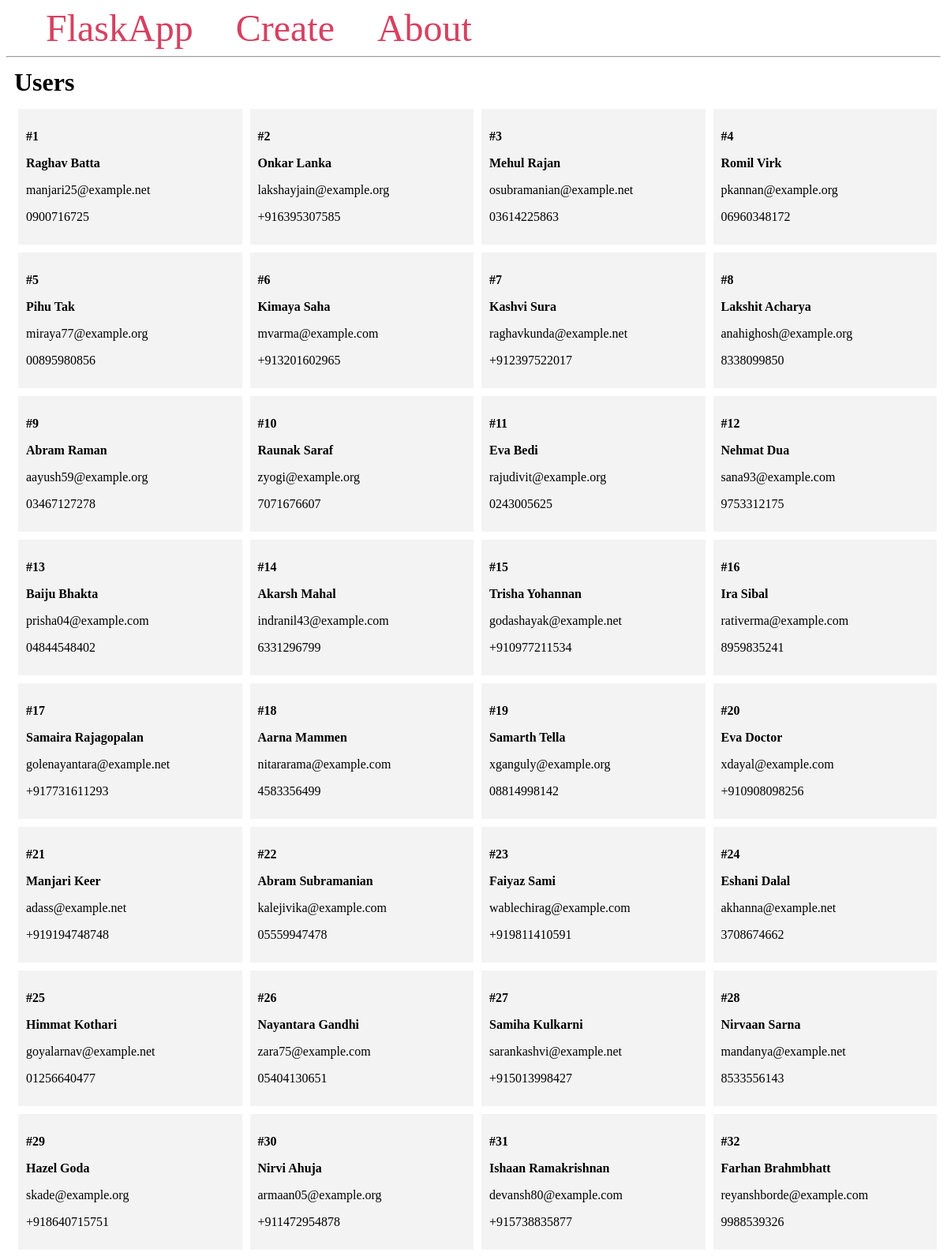
The page / (upper part) on the database its author committed.
### models.py (models this page shows, shortened)
class User(db.Model):
    __tablename__ = "user"
    user_id = db.Column(db.Integer, primary_key = True, autoincrement = True)
    fname= db.Column(db.String(100), nullable = False)
    lname = db.Column(db.String(100), nullable = False)
    email = db.Column(db.String(100), nullable = False)
    phone_num = db.Column(db.String(13), nullable = False)
    tickets = db.relationship('Ticket', backref= 'raised_by_user', foreign_keys='Ticket.raised_by')

### views.py (the view)
@app.route('/')
def index():
    users = User.query.all()
    return render_template('index.html', users=users)

### templates/index.html
{% extends 'base.html' %}
{% block content %}
    <h1 class="title">{% block title %} Users {% endblock %}</h1>
    <div class="content">
        {% for user in users %}
            <div class="user">
                <p><b>#{{ user.user_id }}</b></p>
                <b>
                    <p class="name">{{ user.fname }} {{ user.lname }}</p>
                </b>
                <p>{{ user.email }}</p>
                <p>{{ user.phone_num }}</p>
            </div>
        {% endfor %}
    </div>
{% endblock %}

### templates/base.html (shortened to what this page needs)
<!DOCTYPE html>
<html lang="en">
<head>
</head>
<body>
    <nav>
        <a href="{{ url_for('index') }}">FlaskApp</a>
        <a href="#">Create</a>
        <a href="#">About</a>
    </nav>
    <hr>
    <div class="content">
        {% block content %} {% endblock %}
    </div>
</body>
</html>

### templates/base.html (style rules this page uses)
.title { margin: 5px; }
.content { margin: 5px; width: 100%; display: flex; flex-direction: row; flex-wrap: wrap; }
.user { flex: 20%; padding: 10px; margin: 5px; background-color: #f3f3f3; inline-size: 100%; }
nav a { color: #d64161; font-size: 3em; margin-left: 50px; text-decoration: none; }

### rows shown on the page
User: user_id "1", fname "Raghav", lname "Batta", email "manjari25@example.net", phone_num "0900716725"
User: user_id "2", fname "Onkar", lname "Lanka", email "lakshayjain@example.org", phone_num "+916395307585"
User: user_id "3", fname "Mehul", lname "Rajan", email "osubramanian@example.net", phone_num "03614225863"
User: user_id "4", fname "Romil", lname "Virk", email "pkannan@example.org", phone_num "06960348172"
User: user_id "5", fname "Pihu", lname "Tak", email "miraya77@example.org", phone_num "00895980856"
User: user_id "6", fname "Kimaya", lname "Saha", email "mvarma@example.com", phone_num "+913201602965"
User: user_id "7", fname "Kashvi", lname "Sura", email "raghavkunda@example.net", phone_num "+912397522017"
User: user_id "8", fname "Lakshit", lname "Acharya", email "anahighosh@example.org", phone_num "8338099850"
User: user_id "9", fname "Abram", lname "Raman", email "aayush59@example.org", phone_num "03467127278"
User: user_id "10", fname "Raunak", lname "Saraf", email "zyogi@example.org", phone_num "7071676607"
User: user_id "11", fname "Eva", lname "Bedi", email "rajudivit@example.org", phone_num "0243005625"
User: user_id "12", fname "Nehmat", lname "Dua", email "sana93@example.com", phone_num "9753312175"
User: user_id "13", fname "Baiju", lname "Bhakta", email "prisha04@example.com", phone_num "04844548402"
User: user_id "14", fname "Akarsh", lname "Mahal", email "indranil43@example.com", phone_num "6331296799"
User: user_id "15", fname "Trisha", lname "Yohannan", email "godashayak@example.net", phone_num "+910977211534"
User: user_id "16", fname "Ira", lname "Sibal", email "rativerma@example.com", phone_num "8959835241"
User: user_id "17", fname "Samaira", lname "Rajagopalan", email "golenayantara@example.net", phone_num "+917731611293"
User: user_id "18", fname "Aarna", lname "Mammen", email "nitararama@example.com", phone_num "4583356499"
User: user_id "19", fname "Samarth", lname "Tella", email "xganguly@example.org", phone_num "08814998142"
User: user_id "20", fname "Eva", lname "Doctor", email "xdayal@example.com", phone_num "+910908098256"
User: user_id "21", fname "Manjari", lname "Keer", email "adass@example.net", phone_num "+919194748748"
User: user_id "22", fname "Abram", lname "Subramanian", email "kalejivika@example.com", phone_num "05559947478"
User: user_id "23", fname "Faiyaz", lname "Sami", email "wablechirag@example.com", phone_num "+919811410591"
User: user_id "24", fname "Eshani", lname "Dalal", email "akhanna@example.net", phone_num "3708674662"
User: user_id "25", fname "Himmat", lname "Kothari", email "goyalarnav@example.net", phone_num "01256640477"
User: user_id "26", fname "Nayantara", lname "Gandhi", email "zara75@example.com", phone_num "05404130651"
User: user_id "27", fname "Samiha", lname "Kulkarni", email "sarankashvi@example.net", phone_num "+915013998427"
User: user_id "28", fname "Nirvaan", lname "Sarna", email "mandanya@example.net", phone_num "8533556143"
User: user_id "29", fname "Hazel", lname "Goda", email "skade@example.org", phone_num "+918640715751"
User: user_id "30", fname "Nirvi", lname "Ahuja", email "armaan05@example.org", phone_num "+911472954878"
User: user_id "31", fname "Ishaan", lname "Ramakrishnan", email "devansh80@example.com", phone_num "+915738835877"
User: user_id "32", fname "Farhan", lname "Brahmbhatt", email "reyanshborde@example.com", phone_num "9988539326"
